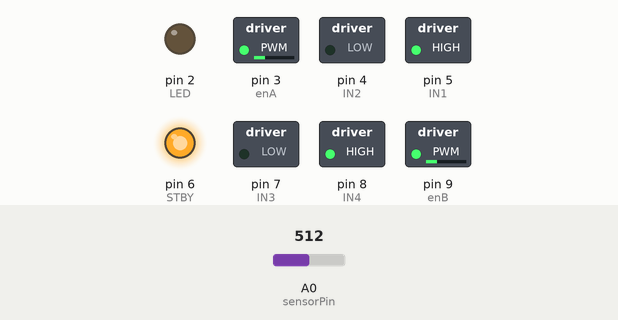
This sketch was run on a simulated Arduino Uno, built with avr-gcc and run on an emulated ATmega328P. On the bench: switched loads named in the sketch (green lamp = pin HIGH), output pins drawn as LEDs (lit = HIGH). The inputs (shaded band) are chosen by the test bench; at power-on: A0 (sensorPin) = 512. Pins used as bus, display or sensor lines are not drawn.

Above: at 0.1 s.
At 4.1 s:
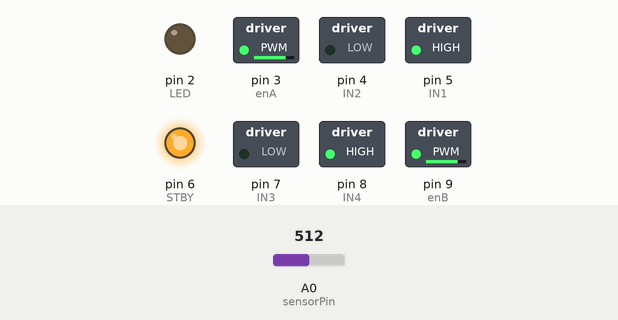
Timing chart, 0 to 5.6 s (numbered marks = the images above):
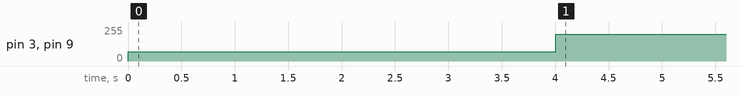

The sketch:

LFB_TRAIL2.ino
```cpp
//version 2
#ifndef cbi
#define cbi(sfr, bit) (_SFR_BYTE(sfr) &= ~_BV(bit))
#endif
#ifndef sbi
#define sbi(sfr, bit) (_SFR_BYTE(sfr) |= _BV(bit))
#endif

#define ALL_BLACK 0b1111111111111111
#define ALL_WHITE 0b0000000000000000


// -------- TB6612FNG MOTOR DRIVER --------
#define IN1 5
#define IN2 4
#define IN3 7
#define IN4 8
#define enA 3
#define enB 9
#define LED 2
#define BUTTON 10
#define STBY 6

// -------- MUX PINS --------
#define S0 A1
#define S1 A2
#define S2 A3
#define S3 A4

// -------- SENSOR --------
#define sensorPin A0

uint16_t pattern;

// -------- LINE FOLLOW CONFIG --------
bool isBlackLine = 1;
int sensorWeight[16] = { 7,6,5,4,3,2,1,0,0,-1,-2,-3,-4,-5,-6,-7 };

int minValues[16], maxValues[16];
int sensorValue[16], sensorArray[16];

int lfSpeed = 180;
int currentSpeed = 30;

float Kp = 0.12, Ki = 0.0002, Kd = 1;
int P, I, D, previousError, PIDvalue;
int lsp, rsp, activeSensors;
double error;
bool onLine;

// -------- SETUP --------
void setup() {
  sbi(ADCSRA, ADPS2);
  cbi(ADCSRA, ADPS1);
  cbi(ADCSRA, ADPS0);

  Serial.begin(9600);

  pinMode(IN1, OUTPUT); pinMode(IN2, OUTPUT);
  pinMode(IN3, OUTPUT); pinMode(IN4, OUTPUT);
  pinMode(enA, OUTPUT); pinMode(enB, OUTPUT);
  pinMode(LED, OUTPUT);
  pinMode(BUTTON, INPUT_PULLUP);
  pinMode(STBY, OUTPUT);
  digitalWrite(STBY, HIGH);

  pinMode(S0, OUTPUT); pinMode(S1, OUTPUT);
  pinMode(S2, OUTPUT); pinMode(S3, OUTPUT);

  // -------- 1. CALIBRATION --------
  calibrate();

  // // -------- 2. STOP MOTORS --------
  // motor1run(0);
  // motor2run(0);

  // // -------- 3. READY INDICATOR --------
  // digitalWrite(LED, HIGH);

  // // -------- 4. WAIT FOR BUTTON PRESS --------
  // while (digitalRead(BUTTON) == HIGH) {
  //   motor1run(0);
  //   motor2run(0);
  // }

  // delay(300);  // debounce

  // // -------- 5. START --------
  // digitalWrite(LED, LOW);
  // currentSpeed = 30;
  // previousError = 0;
}

void loop() {

  readLine();

  // Build 16-bit pattern
  pattern = 0;
  for (int i = 0; i < 16; i++) {
    pattern = (pattern << 1) | sensorArray[i];
  }

  // ===============================
  // 1️⃣ JUNCTION / ENDPOINT HANDLING
  // ===============================
  if (pattern == ALL_BLACK) {

    // move forward slightly
    motor1run(80);
    motor2run(80);
    delay(100);

    stopMotors();
    delay(80);

    // re-read sensors
    readLine();
    pattern = 0;
    for (int i = 0; i < 16; i++) {
      pattern = (pattern << 1) | sensorArray[i];
    }

    // 🔴 FINAL END POINT
    if (pattern == ALL_BLACK) {
        stopMotors();
  digitalWrite(LED, HIGH);   // Glow LED (final stop)

  // WAIT FOREVER until CENTER sensors see line
  while (true) {
    readLine();

    // Middle sensors active → back on track
    if (!sensorArray[0] && sensorArray[7] && sensorArray[8] || !sensorArray[15]) {
      digitalWrite(LED, LOW);   // Turn LED off
      previousError = 0;
      currentSpeed = 30;
      break;   // exit waiting loop
    }

    stopMotors();  // ensure motors stay stopped
  }

  return;
    }

    // 🟦 T-JUNCTION → LEFT TURN
    else if (pattern == ALL_WHITE) {

      stopMotors();
      delay(80);

      // rotate LEFT until line found
      motor1run(-100);
      motor2run(100);

      while (1) {
        readLine();
        if (sensorArray[7] || sensorArray[8] || sensorArray[9] || sensorArray[10]) break;
      }

      stopMotors();
      delay(50);

      previousError = 0;
      currentSpeed = 30;
      return;   // exit loop, resume PID
    }

    // 🟢 LINE CONTINUES
    else {
      previousError = 0;
      currentSpeed = 30;
      return;
    }
  }

  // ===============================
  // 2️⃣ SHARP TURN HANDLING
  // ===============================
  bool sharpTurn = false;

  if ((pattern & 0b1111110000000000) == 0b1111110000000000 ||
      (pattern & 0b1111111111100000) == 0b1111111111100000 ||
      (pattern & 0b1111111100000000) == 0b1111111100000000) {

    motor1run(-90);
    motor2run(200);
    sharpTurn = true;
  }

  else if ((pattern & 0b0000000000111111) == 0b0000000000111111 ||
           (pattern & 0b0000000011111111) == 0b0000000011111111||
          (pattern & 0b0000011111111111) == 0b0000011111111111 ){

    motor1run(200);
    motor2run(-90);
    sharpTurn = true;
  }

  // ===============================
  // 3️⃣ NORMAL PID FOLLOW
  // ===============================
  if (!sharpTurn) {

    if (currentSpeed < lfSpeed) currentSpeed++;

    if (onLine) {
      linefollow();
    } else {
      // lost line recovery
      if (previousError > 0) {
        motor1run(-200);
        motor2run(200);
      } else {
        motor1run(200);
        motor2run(-200);
      }
    }
  }
}


// -------- PID LINE FOLLOW --------
void linefollow() {
  error = 0;
  activeSensors = 0;

  for (int i = 0; i < 16; i++) {
    if (sensorArray[i]) {
      error += sensorWeight[i] * sensorValue[i];
      activeSensors++;
    }
  }

  if (activeSensors > 0)
    error /= activeSensors;

  P = error;
  I += error;
  D = error - previousError;

  PIDvalue = (Kp * P) + (Ki * I) + (Kd * D);
  previousError = error;

  lsp = currentSpeed - PIDvalue;
  rsp = currentSpeed + PIDvalue;

  lsp = constrain(lsp, -100, 200);
  rsp = constrain(rsp, -100, 200);

  motor1run(lsp);
  motor2run(rsp);
}

// -------- CALIBRATION --------
void calibrate() {
  for (int i = 0; i < 16; i++) {
    minValues[i] = sensorRead(i);
    maxValues[i] = sensorRead(i);
  }

  unsigned long startTime = millis();
  while (millis() - startTime < 4000) {
    motor1run(70);
    motor2run(-70);

    for (int i = 0; i < 16; i++) {
      int val = sensorRead(i);
      if (val < minValues[i]) minValues[i] = val;
      if (val > maxValues[i]) maxValues[i] = val;
    }
  }

  motor1run(0);
  motor2run(0);
}

// -------- READ SENSORS --------
void readLine() {
  onLine = false;

  for (int i = 0; i < 16; i++) {
    if (isBlackLine)
      sensorValue[i] = map(sensorRead(i), minValues[i], maxValues[i], 0, 1000);
    else
      sensorValue[i] = map(sensorRead(i), minValues[i], maxValues[i], 1000, 0);

    sensorValue[i] = constrain(sensorValue[i], 0, 1000);
    sensorArray[i] = sensorValue[i] > 500;

    if (sensorArray[i]) onLine = true;
  }
}


void stopMotors() {
  motor1run(0);
  motor2run(0);
}


// -------- MOTOR CONTROL --------
void motor1run(int spd) {
  spd = constrain(spd, -255, 255);
  if (spd > 0) {
    digitalWrite(IN1, HIGH); digitalWrite(IN2, LOW);
    analogWrite(enA, spd);
  } else if (spd < 0) {
    digitalWrite(IN1, LOW); digitalWrite(IN2, HIGH);
    analogWrite(enA, -spd);
  } else {
    digitalWrite(IN1, HIGH); digitalWrite(IN2, HIGH);
    analogWrite(enA, 0);
  }
}

void motor2run(int spd) {
  spd = constrain(spd, -255, 255);
  if (spd > 0) {
    digitalWrite(IN3, HIGH); digitalWrite(IN4, LOW);
    analogWrite(enB, spd);
  } else if (spd < 0) {
    digitalWrite(IN3, LOW); digitalWrite(IN4, HIGH);
    analogWrite(enB, -spd);
  } else {
    digitalWrite(IN3, HIGH); digitalWrite(IN4, HIGH);
    analogWrite(enB, 0);
  }
}

// -------- MUX SENSOR READ --------
int sensorRead(int ch) {
  digitalWrite(S0, ch & 1);
  digitalWrite(S1, ch & 2);
  digitalWrite(S2, ch & 4);
  digitalWrite(S3, ch & 8);
  delayMicroseconds(5);
  return analogRead(sensorPin);
}
```

Measured:
- by itself, pin 3 (enA), pin 9 (enB): 70/255 → 200/255 at 4.0 s
